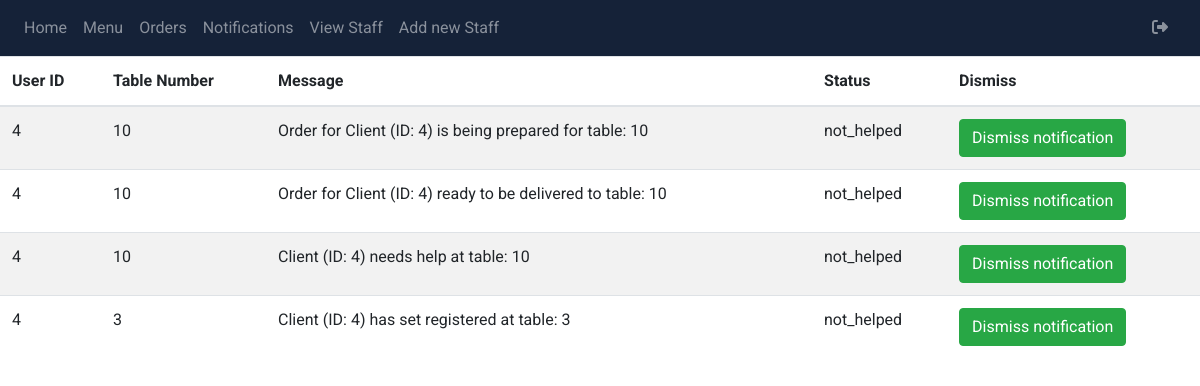
Page /manager/view-notifications (signed in) on the earlier database version.
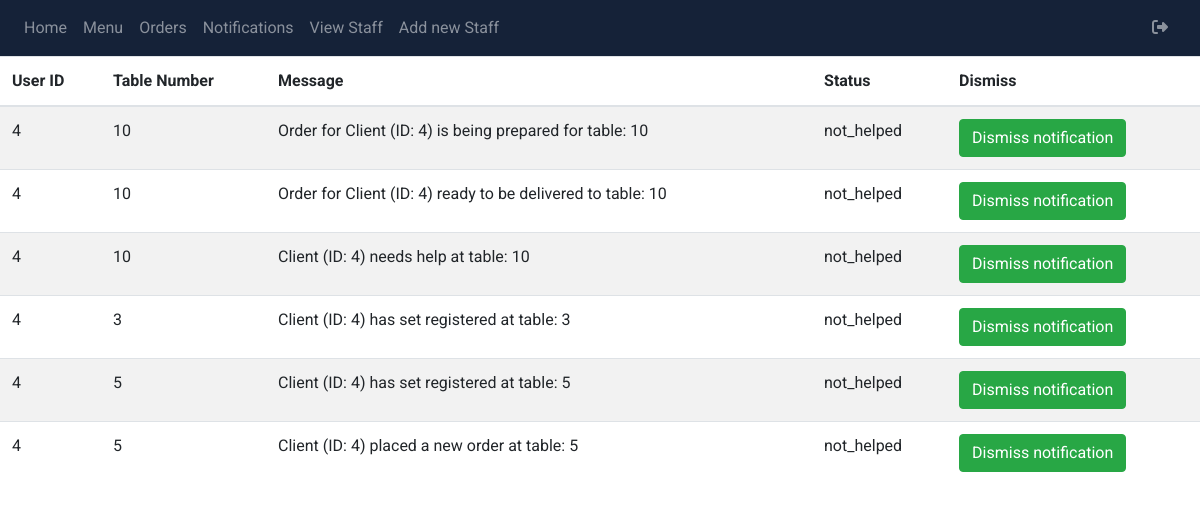
Same page on the later database version.
### packages/models.py (models this page shows, shortened)
class Notification(db.Model):
    __tablename__ = "notifications"
    id = db.Column(db.Integer, primary_key = True)
    user_id = db.Column(db.Integer, db.ForeignKey('users.id'))
    table_number = db.Column(db.Integer, db.ForeignKey('users.table_number'))
    status = db.Column(db.Enum('helped', 'not_helped', name = 'notification_status'), nullable=False, default='not_helped')
    message = db.Column(db.String(1000), nullable = True)
    notification_type = db.Column(db.Enum('help', 'table', 'new-order', 'preparing', 'ready', name = 'notification_status'), nullable=True, default='not_helped')

### admin/admin.py (the view)
@admin.route('view-notifications')
@admin_required
def viewNotifications():
    notifications = check_cleared_notifs()
    return render_template('admin-view-notifications.html', notifications = notifications)

### admin/static/functions/admin_functions.py (called while the page is built, shortened)
def admin_required(func):
    @functools.wraps(func)
    def wrapper(*args, **kwargs):
        return func(*args, **kwargs)
    return wrapper

def check_cleared_notifs():
    if 'cleared_notifs' not in session:
        session['cleared_notifs'] = []
    notifications = []
    notifications_database = Notification.query.all()
    cleared_notifs = session['cleared_notifs']
    for notification in notifications_database:
        if notification.id not in cleared_notifs:
            notifications.append(notification)
    return notifications

### admin/templates/admin-view-notifications.html
{% extends "base.html" %} {% block title %}Display all Notifications{% endblock %}
{% block content %}
<table class="table table-striped">
  <thead>
    <tr>
      <th>User ID</th>
      <th>Table Number</th>
      <th>Message</th>
      <th>Status</th>
      <th>Dismiss</th>
    </tr>
  </thead>
  <tbody>
    {% for notification in notifications %}
      <tr>
        <td>{{ notification.user_id }}</td>
        <td>{{ notification.table_number }}</td>
        <td>{{ notification.message }}</td>
        <td>{{ notification.status}}</td>
        <td>
            <form action="{{ url_for('admin.removeNotificationPage', notif_id=notification.id) }}" method="post">
              <button type="submit" class="btn btn-success"> Dismiss notification </button>
            </form>
      </td>
      </tr>
    {% endfor %}
  </tbody>
</table>
{%endblock%}

Differences in the rows shown:
added Notification: user_id "4", table_number "5", message "Client (ID: 4) has set registered at table: 5", status "not_helped"
added Notification: user_id "4", table_number "5", message "Client (ID: 4) placed a new order at table: 5", status "not_helped"
